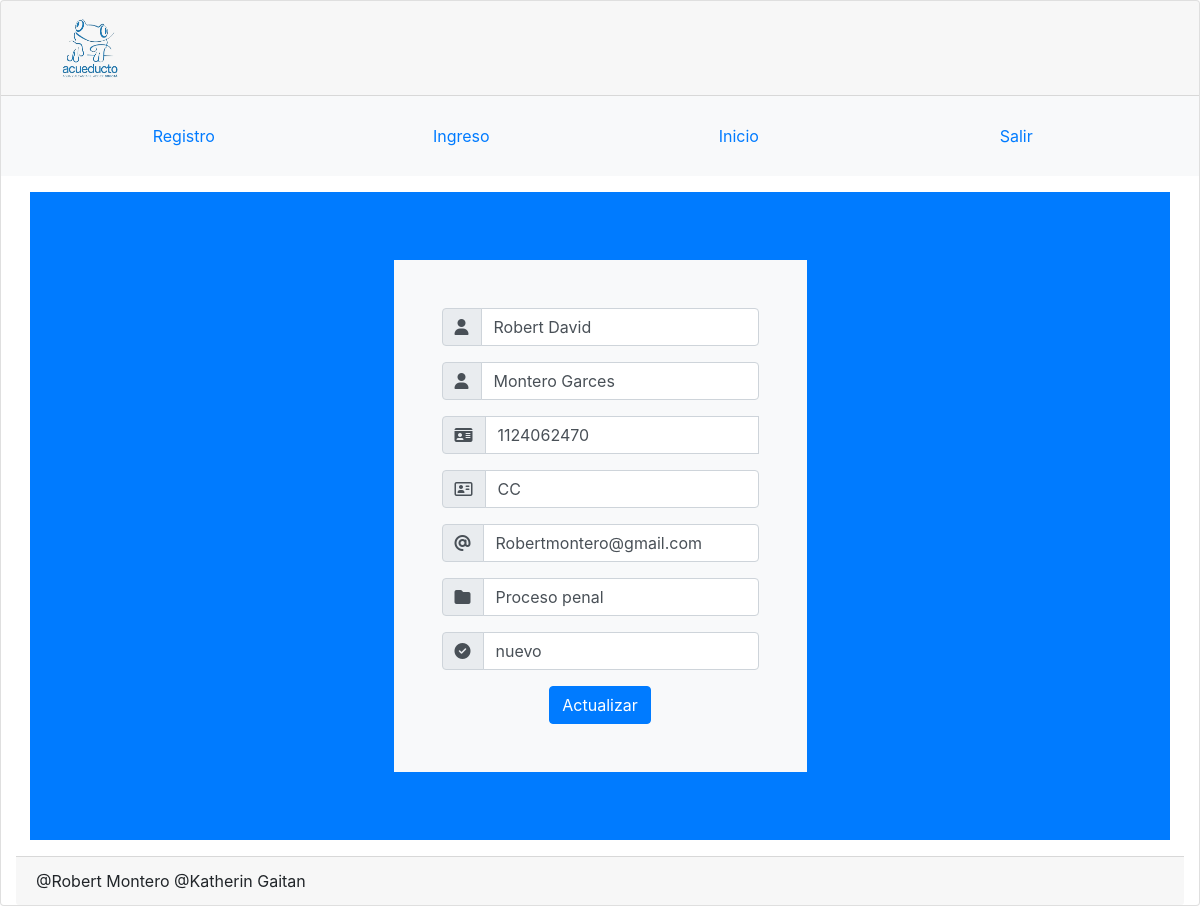
The page /administrador/index.php?pagina=editar&id=1 (signed in) on the database its author committed.
### tables this page shows
CREATE TABLE `denuncias` (
  `id` int(11) NOT NULL,
  `nombres` text NOT NULL,
  `apellidos` text NOT NULL,
  `num_ident` int(20) NOT NULL,
  `tipo_ident` text NOT NULL,
  `ciudad` text NOT NULL,
  `direccion` text NOT NULL,
  `email` text NOT NULL,
  `celular` bigint(12) NOT NULL,
  `descripcion` text NOT NULL,
  `documento` text NOT NULL,
  `estado` text NOT NULL,
  `fecha` timestamp NOT NULL DEFAULT current_timestamp() ON UPDATE current_timestamp()
);

### administrador/controladmin/Vista.php (called while the page is built)
<?php
class Vista{
  public function index(){
    include "servicios/plantilla.php";
  }
}
?>

### administrador/index.php (called while the page is built)
<?php
require_once "controladmin/Controlador.php";
require_once "controladmin/Vista.php";
require_once "repositorios/Modelo.php";
$plantilla = new Vista();
$plantilla -> index();

### administrador/controladmin/Controlador.php (called while the page is built, shortened)
<?php
require_once("repositorios/Modelo.php");
class Controlador{
	static public function seleccionar($punto, $solo){
		$tabla = "denuncias";
		$respuesta = Modelo::seleccionarRegistros($tabla, $punto, $solo);
		return $respuesta;
	}
}

### administrador/repositorios/Conexion.php (called while the page is built)
<?php
class Conexion{
	static public function conectar(){
		$enlace = new PDO("mysql:host=localhost;dbname=acueducto",
			            "root",
			            "");
		$enlace->exec("set names utf8");
		return $enlace;
	}
}

### administrador/repositorios/Modelo.php (called while the page is built, shortened)
<?php
require_once "Conexion.php";
class Modelo{
	static public function seleccionarRegistros($tabla, $punto, $solo){
		if($punto == null && $solo == null){
			$stmt = Conexion::conectar()->prepare("SELECT *,DATE_FORMAT(fecha, '%d/%m/%Y') AS fecha FROM $tabla ORDER BY id DESC");
			$stmt->execute();
			return $stmt -> fetchAll();
		}else{
			$stmt = Conexion::conectar()->prepare("SELECT *,DATE_FORMAT(fecha, '%d/%m/%Y') AS fecha FROM $tabla WHERE $punto = :$punto ORDER BY id DESC");
			$stmt->bindParam(":".$punto, $solo, PDO::PARAM_STR);
			$stmt->execute();
			return $stmt -> fetch();
		}
	}
}

### administrador/servicios/paginas/editar.php (the view, shortened to what this page needs)
<?php
if(isset($_GET["id"])){
	$punto = "id";
	$solo = $_GET["id"];
	$denuncia = Controlador::seleccionar($punto, $solo);
}
?>
<div class="d-flex justify-content-center text-center">
	<form class="p-5 bg-light" method="post">
		<div class="form-group">
			<div class="input-group">
				<div class="input-group-prepend">
					<span class="input-group-text">
						<i class="fas fa-user"></i>
					</span>
				</div>
				<input type="text" class="form-control" value="<?php echo $denuncia["nombres"]; ?>" placeholder="Escriba su nombre" id="nombres" name="actualizarNombre">
			</div>
		</div>
		<div class="form-group">
			<div class="input-group">
				<div class="input-group-prepend">
					<span class="input-group-text">
						<i class="fas fa-user"></i>
					</span>
				</div>
				<input type="apellidos" class="form-control" value="<?php echo $denuncia["apellidos"]; ?>" placeholder="Escriba sus apellidos" id="apellidos" name="actualizarApellido">
			</div>
		</div>
		<div class="form-group">
			<div class="input-group">
				<div class="input-group-prepend">
					<span class="input-group-text">
						<i class="fas fa-id-card"></i>
					</span>
				</div>
				<input type="text" class="form-control" value="<?php echo $denuncia["num_ident"]; ?>" placeholder="Escriba cedula" id="pwd" name="actualizarCedula">
			</div>
		</div>
		<div class="form-group">
			<div class="input-group">
				<div class="input-group-prepend">
					<span class="input-group-text">
						<i class="far fa-address-card"></i>
					</span>
				</div>
				<input type="tipo_ident" class="form-control" value="<?php echo $denuncia["tipo_ident"]; ?>" placeholder="Tipo de identificacion" id="tipo_ident" name="actualizarTipo">
			</div>
		</div>
		<div class="form-group">
			<div class="input-group">
				<div class="input-group-prepend">
					<span class="input-group-text">
						<i class="fas fa-at"></i>
					</span>
				</div>
				<input type="text" class="form-control" value="<?php echo $denuncia["email"]; ?>" placeholder="Escriba su email" id="email" name="actualizarEmail">
			</div>
		</div>
		<div class="form-group">
			<div class="input-group">
				<div class="input-group-prepend">
					<span class="input-group-text">
						<i class="fas fa-folder"></i>
					</span>
				</div>
				<input type="text" class="form-control" value="<?php echo $denuncia["documento"]; ?>" placeholder=" Escriba descripcion" id="documento" name="actualizarDocumento">
			</div>
		</div>
		<div class="form-group">
			<div class="input-group">
				<div class="input-group-prepend">
					<span class="input-group-text">
						<i class="fas fa-check-circle"></i>
					</span>
				</div>
				<input type="text" class="form-control" value="<?php echo $denuncia["estado"]; ?>" placeholder=" Escriba descripcion" id="documento" name="actualizarEstado">
			</div>
		</div>
		<button type="submit" class="btn btn-primary">Actualizar</button>
	</form>
</div>

### rows shown on the page
denuncias: actualizarNombre "Robert David", actualizarApellido "Montero Garces", actualizarCedula "1124062470", actualizarTipo "CC", actualizarEmail "Robertmontero@gmail.com", actualizarDocumento "Proceso penal", actualizarEstado "nuevo"
